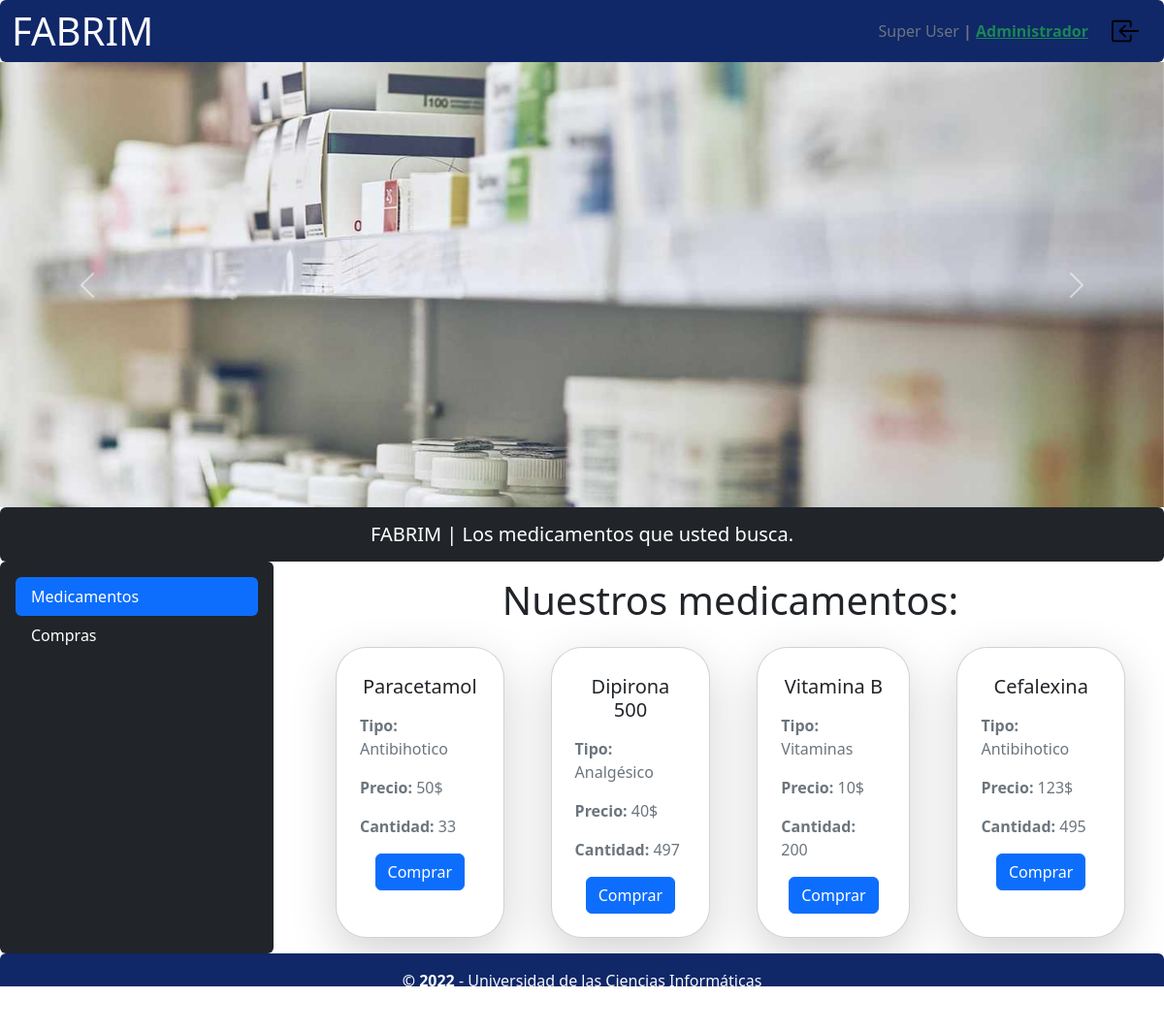
The page /fabrim/medicamentos/ (signed in) on the database its author committed.
### main_app/models.py (models this page shows, shortened)
class User(AbstractBaseUser, PermissionsMixin):
    email = models.EmailField(max_length=255, unique=True)
    name = models.CharField(max_length=255, validators=[nombre_regex])
    apellidos = models.CharField(max_length=255, validators=[apellidos_regex])
    ci = models.CharField(max_length=11, unique=True,null=False, blank=False, validators=[ci_regex])
    tfno = models.CharField(max_length=50, validators=[tfno_regex])
    apto = models.CharField(max_length=50, validators=[apto_regex])
    is_active = models.BooleanField(default=True)
    is_staff = models.BooleanField(default=False)
    is_admin_fabrim = models.BooleanField(default=False)
    is_customer = models.BooleanField(default=False)
    objects = OwnUserManager()
    USERNAME_FIELD = 'email'
    REQUIRED_FIELDS = ['name', 'apellidos', 'ci', 'tfno']

class Medicamento(models.Model):
    nombre = models.CharField(max_length=255, blank=False, null=False)
    no_lote = models.CharField(max_length=255, unique=True, null=False, blank=False, validators=[no_lote_regex])
    fecha_cad = models.DateField(blank=False, null=False)
    tarjeta_estiba_id = models.OneToOneField(TarjetaEstiba, on_delete=models.CASCADE, primary_key=True)
    tipo_medicamento_id = models.ForeignKey(
        TipoMedicamento, on_delete=models.CASCADE)
    class Meta:
        ordering = ['fecha_cad', 'no_lote', 'nombre']

class TipoMedicamento(models.Model):
    nombre = models.CharField(
        max_length=255, unique=True, null=False, blank=False)

class TarjetaEstiba(models.Model):
    no_serie = models.CharField(max_length=255, unique=True, null=False, blank=False)
    precio = models.IntegerField(blank=False, null=False)
    cant_medi = models.IntegerField(blank=False, null=False)
    fecha_creacion = models.DateField(blank=False, null=False, auto_now=True)
    class Meta:
        ordering = ['no_serie', 'fecha_creacion']

### main_app/views.py (the view)
@method_decorator([for_customer,], name='dispatch')
class MedicamentosListBuy(ListView, LoginRequiredMixin, PermissionRequiredMixin):
    template_name = "pages/users/index_user.html"
    model = _models.Medicamento
    permission_required = "main_app.view_medicamento"
    def get_context_data(self, **kwargs):
        context = super().get_context_data(**kwargs)
        context['title'] = 'Nuestros medicamentos:'
        return context

### main_app/decorator.py (called while the page is built)
def for_customer(function=None, redirect_field_name=REDIRECT_FIELD_NAME, login_url='login'):
    actual_decorator = user_passes_test(
        lambda u: u.is_active and u.is_customer or u.is_superuser,
        login_url=login_url,
        redirect_field_name=redirect_field_name
    )
    if function:
        return actual_decorator(function)
    return actual_decorator

### main_app/templatetags/templatetag.py (called while the page is built)
@register.filter(name='has_group')
def has_group(user, group_name):
    group = Group.objects.filter(name=group_name)
    if group:
        group = group.first()
        return True if group in user.groups.all() or user.is_superuser == True else False
    else:
        return False

### main_app/templates/pages/users/index_user.html (shortened to what this page needs)
{% extends "base_users.html" %}
{% load static %}
{% block content_title %}
  {{ title }}
{% endblock content_title %}
{% block content_table %}
<div class="w-auto h-auto d-flex flex-row flex-shrink justify-content-center">
  {% for el in object_list %}
        <div class="card rounded-5 d-flex flex-col p-4 shadow-lg mx-4">
          <div class="flex-column justify-content-center">
              <div class="text-center w-100 my-1">
                  <p class="h5 text-center mb-3 m-0 bg-transparent font-weight-bold">{{ el.nombre }}</p>
              </div>
              <p class="text-muted h-6"><strong>Tipo: </strong> {{ el.tipo_medicamento_id.nombre }} </p>
              <p class="text-muted h-6"><strong>Precio: </strong> {{ el.tarjeta_estiba_id.precio }}$</p>
              <p class="text-muted h-6"><strong>Cantidad: </strong> {{ el.tarjeta_estiba_id.cant_medi }} </p>
              <a class="text-decoration-none d-flex justify-content-center" href="{% url 'comprar' el.pk %}">
                <button type="button" class="btn btn-primary" data-bs-dismiss="modal">Comprar</button>
              </a>
          </div>
        </div>
  {% endfor %}
</div>
{% endblock content_table %}

### main_app/templates/base_users.html (shortened to what this page needs)
{% extends "base.html" %}
{% load static %}
{% block content %}
      <div class="row-fluid bg-dark p-3 rounded-2   text-white text-center h5 mb-0"> FABRIM | Los medicamentos que usted busca.</div>
      <div class="row">
        <div class="col-3 ">{% include "sidebar_user.html" %}</div>
        <div class="col-9 ">
          <div class="   p-3 flex-column justify-content-center align-content-center align-items-center w-100">
              <p class="display-6 m-0   text-center mb-4">
                {% block content_title %}
                {% endblock content_title %}
              </p>
            {% block content_table %}
            {% endblock content_table %}
          </div>
        </div>
      </div>
{% endblock content %}

### main_app/templates/base.html (shortened to what this page needs)
{% load static %}
<!DOCTYPE html>
<html lang="en">
  <head>
    <link rel="stylesheet" href={% static 'css/bootstrap.min.css' %} />
    <link rel="stylesheet" href={% static 'css/my_styles.css' %}/>
    <link rel="stylesheet" href="{% static 'lib/DataTables/DataTables-1.12.1/css/jquery.dataTables.min.css' %}"/>
    <link rel="stylesheet" href="{% static 'lib/DataTables/responsive/2.3.0/css/responsive.bootstrap5.min.css' %}"/>
  </head>
  <body>
    <div class="container-fluid p-0">
        <div class="row-fluid">{% include "navbar.html" %}</div>
        <div class="row-fluid">{% include "carousel.html" %}</div>
        {% block content %}
        {% endblock content %}
        <div class="row-fluid">{% include "footer.html" %}</div>
    </div>
  </body>
</html>

### main_app/templates/navbar.html
{% load static %}
{% load templatetag %}
<nav class="navbar color-page navbar-expand-lg rounded-2  ">
  <div class="container-fluid flex-row justify-content-between  ">
    <div>
      <a class="navbar-brand"
         href="{% if request.user.is_authenticated and user.is_customer %} {% url "index_users" %} {% elif user.is_admin_fabrim and request.user.is_authenticated %} {% url "principal" %} {% else %} {% url "index" %} {% endif %}"><span class="display-6 text-light">FABRIM</span></a
        >
      </div>
      <div class="d-flex flex-row p-1 justify-content-center align-items-center"
           role="group"
           aria-label="Basic outlined example">
        {% if not request.user.is_authenticated %}
          <a class="btn btn-outline-primary mx-2" href={% url 'login' %}>Iniciar Sesión</a>
          <a class="btn btn-outline-info mx-1" href={% url 'register' %}>Registrarse</a>
        {% else %}
          <p class="mb-0 text-muted mx-2">
            {{ request.user.name }} {{ request.user.apellidos }}<strong>
            {% if request.user.is_staff and request.user|has_group:"Administrador" or request.user.is_superuser %} |
              <a href="/admin/"
                 class="align-items-center me-2 mb-2 mb-lg-0 text-success ">Administrador</a>
            {% else %}
              <p class="align-items-center me-2 mb-2 mb-lg-0 text-success ">
               | {{ user.groups.all.0 }}
              </p>
            {% endif %}
          </strong>
        </p>
        <a href="{% url 'logout' %}">
          <img src="{% static "images/icons/box-arrow-in-left.svg" %}"
               width="30px"
               height="30px"
               style="cursor: pointer"
               class="p-0 mx-2"
               alt="...."/>
        </a>
      {% endif %}
    </div>
  </div>
</nav>

### main_app/templates/carousel.html (shortened to what this page needs)
{% load static %}
<div id="carouselExampleControls"
         class="carousel slide"
         data-bs-ride="carousel">
      <div class="carousel-inner">
        <div class="carousel-item active">
          <img height="auto"
               width="auto"
               src="{% static "images/foto1.jpeg" %}"
               class="d-block w-100"
               alt="..."/>
        </div>
      </div>
      <button class="carousel-control-prev"
              type="button"
              data-bs-target="#carouselExampleControls"
              data-bs-slide="prev">
        <span class="carousel-control-prev-icon" aria-hidden="true"></span>
      </button>
      <button class="carousel-control-next"
              type="button"
              data-bs-target="#carouselExampleControls"
              data-bs-slide="next">
        <span class="carousel-control-next-icon" aria-hidden="true"></span>
      </button>
    </div>

### main_app/templates/sidebar_user.html
<div class="d-flex h-100 flex-column flex-shrink-0 p-3 text-white bg-dark rounded-2 ">
  <ul class="nav nav-pills flex-column mb-auto  ">
    <li class="nav-item">
      <a href="{% url 'index_users' %}"
         class="nav-link {% if request.path == '/fabrim/medicamentos/' %}active {% else %} text-white {% endif %}"
         aria-current="page">
        Medicamentos
      </a>
    </li>
    <li>
      <a href="{% url 'compras_users' %}"
         class="nav-link {% if request.path == '/fabrim/compras/' %}active {% else %} text-white {% endif %}">
        Compras
      </a>
    </li>
  </ul>
</div>

### main_app/templates/footer.html
<footer class="color-page position-relative d-flex flex-wrap justify-content-center align-items-center p-3 rounded-2">
    <div class="d-flex flex-column text-center">
        <p class="mb-0 text-light">
            <strong>© 2022</strong> - Universidad de las Ciencias Informáticas
        </p>
        <p class="mb-0 text-muted">
            <strong>Todos los derechos son de FABRIM ®</strong>
        </p>
    </div>
</footer>

### main_app/static/css/my_styles.css (style rules this page uses)
.color-page { background-color: rgb(16, 39, 104); }

### rows shown on the page
User: user.name "Super", user.apellidos "User"
Medicamento: nombre "Paracetamol", tipo_medicamento_id.nombre "Antibihotico", tarjeta_estiba_id.precio "50", tarjeta_estiba_id.cant_medi "33"
Medicamento: nombre "Dipirona 500", tipo_medicamento_id.nombre "Analgésico", tarjeta_estiba_id.precio "40", tarjeta_estiba_id.cant_medi "497"
Medicamento: nombre "Vitamina B", tipo_medicamento_id.nombre "Vitaminas", tarjeta_estiba_id.precio "10", tarjeta_estiba_id.cant_medi "200"
Medicamento: nombre "Cefalexina", tipo_medicamento_id.nombre "Antibihotico", tarjeta_estiba_id.precio "123", tarjeta_estiba_id.cant_medi "495"

### other values the page prints
{{ title }} "Nuestros medicamentos:"
